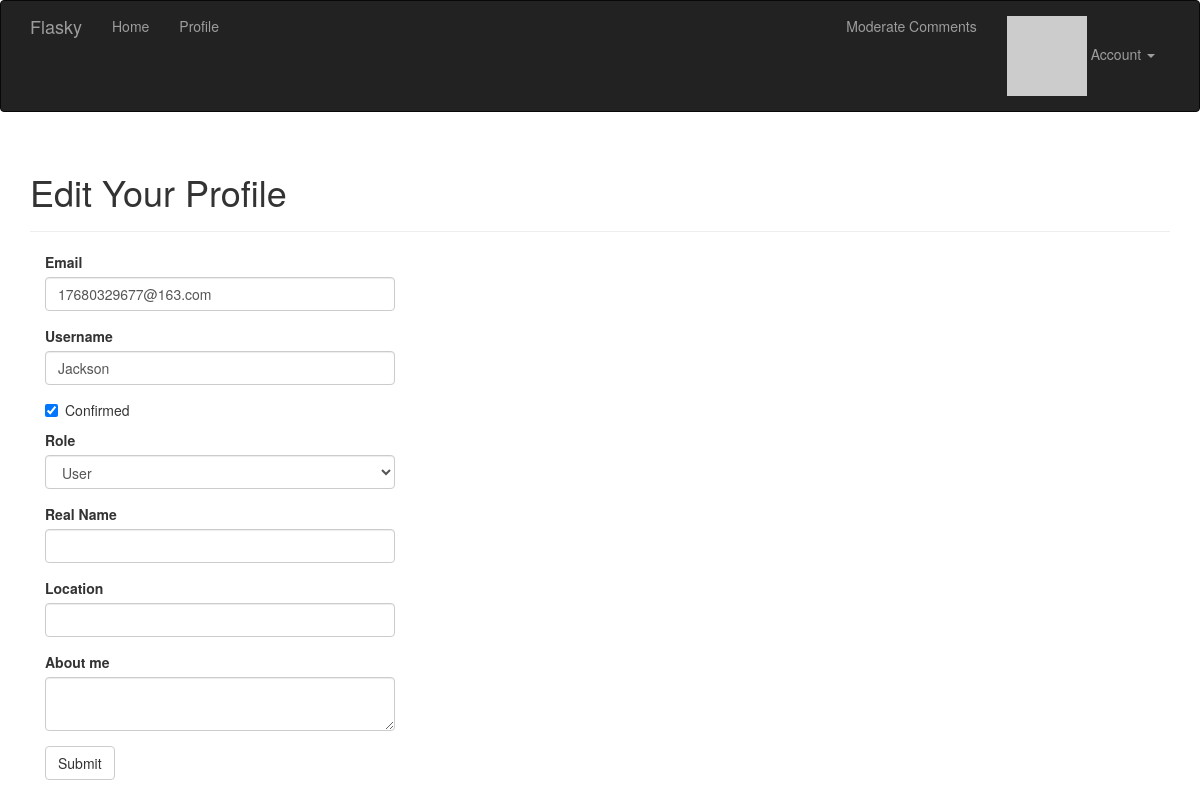
The page /edit-profile/2 (signed in) on the database its author committed.
### app/models.py (models this page shows, shortened)
class User(db.Model, UserMixin):
    __tablename__ = 'users'
    id = db.Column(db.Integer, primary_key=True)    # 用户id
    email = db.Column(db.String(64), unique=True, index=True)   # email地址
    username = db.Column(db.String(64), unique=True, index=True)    # 用户名
    password_hash = db.Column(db.String(128))   # 散列的密码
    role_id = db.Column(db.Integer, db.ForeignKey('roles.id'))  # 角色id
    confirmed = db.Column(db.Boolean, default=False)    # 是否确认邮箱
    name = db.Column(db.String(64))     # 真实姓名
    location = db.Column(db.String(64))     # 所在地
    about_me = db.Column(db.Text())     # 自我介绍
    member_since = db.Column(db.DateTime(), default=datetime.utcnow)    # 注册时间
    last_seen = db.Column(db.DateTime(), default=datetime.utcnow)   # 上次登录时间
    avatar_hash = db.Column(db.String(32))      # 用于存储用户邮箱地址的hash值 便于获取头像
    posts = db.relationship('Post', backref='author', lazy='dynamic')
    followed = db.relationship('Follow',
                               foreign_keys=[Follow.follower_id],
                               backref=db.backref('follower', lazy='joined'),
                               lazy='dynamic',
                               cascade='all, delete-orphan')
    followers = db.relationship('Follow',
                                foreign_keys=[Follow.followed_id],
                                backref=db.backref('followed', lazy='joined'),
                                lazy='dynamic',
                                cascade='all, delete-orphan')
    comments = db.relationship('Comment', backref='author', lazy='dynamic')
    @property
    def password(self):
        raise AttributeError('password is not a readable attribute')
    def can(self, permissions):
        return self.role is not None and (self.role.permissions & permissions) == permissions   # 做与操作即可判断
    def ping(self):
        self.last_seen = datetime.utcnow()
        db.session.add(self)
    def gravatar(self, size=100, default='identicon', rating='g'):
        if request.is_secure:
            url = 'https://secure.gravatar.com/avatar'
        else:
            url = 'https://www.gravatar.com/avatar'
        hash = self.avatar_hash or self.gravatar_hash()
        return '{url}/{hash}?s={size}&d={default}&r={rating}'.format(
            url=url, hash=hash, size=size, default=default, rating=rating)

### app/main/views.py (the view, shortened to what this page needs)
@main.route('/edit-profile/<int:id>', methods=['GET', 'POST'])
@login_required
@admin_required     # 自定义的装饰器 需要用户登录且是管理员
def edit_profile_admin(id):
    user = User.query.get_or_404(id)
    form = EditProfileAdminForm(user=user)
    form.email.data = user.email
    form.username.data = user.username
    form.confirmed.data = user.confirmed
    form.role.data = user.role_id
    form.name.data = user.name
    form.location.data = user.location
    form.about_me.data = user.about_me
    return render_template('edit_profile.html', form=form, user=user)

### app/main/forms.py (shortened to what this page needs)
class EditProfileAdminForm(FlaskForm):
    email = StringField('Email', validators=[DataRequired(), Length(1, 64), Email()])
    username = StringField('Username', validators=[
        DataRequired(), Length(1, 64),
        Regexp('^[A-Za-z][A-Za-z0-9_.]*$', 0, 'Username must have only letters, numbers, dots or underscores')])
    confirmed = BooleanField('Confirmed')
    role = SelectField('Role', coerce=int)  # coerce=int 参数吧字段的值转换为整数，而不使用默认的字符串
    name = StringField('Real Name', validators=[Length(0,64)])
    location = StringField('Location', validators=[Length(0, 64)])
    about_me = TextAreaField('About me')
    submit = SubmitField('Submit')
    def __init__(self, user, *args, **kwargs):
        super(EditProfileAdminForm, self).__init__(*args, **kwargs)
        self.role.choices = [(role.id, role.name)
                             for role in Role.query.order_by(Role.name).all()]
        self.user = user

### app/auth/views.py (called while the page is built)
@auth.before_app_request
def before_request():
    if current_user.is_authenticated:
        current_user.ping()     # 在每个用户登录时获取登录时间
        if not current_user.confirmed \
                and request.endpoint \
                and request.blueprint != 'auth' \
                and request.endpoint != 'static':
            return redirect(url_for('auth.unconfirmed'))

### app/main/__init__.py (called while the page is built)
@main.app_context_processor
def inject_permissions():
    return dict(Permission=Permission)

### app/models.py (called while the page is built)
@login_manager.user_loader
def load_user(user_id):
    return User.query.get(int(user_id))

### app/templates/edit_profile.html (shortened to what this page needs)
{% extends "base.html" %}
{% import "bootstrap/wtf.html" as wtf %}
{% block page_content %}
<div class="page-header">
    <h1>Edit Your Profile</h1>
</div>
<div class="col-md-4">
    {{ wtf.quick_form(form) }}
</div>
{% endblock %}

### rows shown on the page
User: email "17680329677@163.com", username "Jackson", confirmed "☑", role "User"
